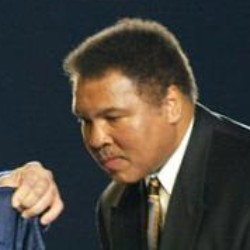
#> input picture dataset_svm/Ali/Muhammad_Ali_0001.jpg, 250 x 250 px; its folder holds only this picture in this run
$ python main_app.py
#> lines starting #> are read from the running program, lines starting #| are printed output that depends on the picture
# import paket yang diperlukan
import numpy, os
import cv2
import matplotlib.pyplot as plt

from io import BytesIO
from PIL import Image
from time import time
from IPython.display import display
from sklearn.metrics import classification_report
from sklearn.metrics import confusion_matrix
from sklearn.metrics import accuracy_score
from sklearn.metrics import roc_curve, auc
from sklearn.model_selection import train_test_split
from sklearn.model_selection import GridSearchCV
from sklearn.decomposition import PCA
from sklearn.svm import SVC

#Path to the root image directory containing sub-directories of images
path="dataset_svm/"

data_slice = [70,195,78,172] # [ ymin, ymax, xmin, xmax]
# to extract the ‘interesting’ part of the image files
# and avoid use statistical correlation from the background

# resize ratio to reduce sample dimention
resize_ratio = 2.5

h = int((data_slice[1] - data_slice[0])/resize_ratio) #ymax - ymin slice, Height of image in float
w = int((data_slice[3] - data_slice[2])/resize_ratio) #xmax - xmin slice, Width of image in float
# print("Image dimension after resize (h,w) :", h, w)

n_sample = 0 #Initial sample count
label_count = 0 #Initial label count
n_classes = 0 #Initial class count

#PCA Component
n_components = 8

#Flat image Feature Vector
X=[]
#Int array of Label Vector
Y=[]

target_names = [] #Array to store the names of the persons

for directory in os.listdir(path):
    for file in os.listdir(path+directory):
        img=cv2.imread(path+directory+"/"+file)[data_slice[0]:data_slice[1], data_slice[2]:data_slice[3]]
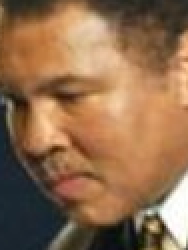
#> img: shape (125, 94, 3) (shown 2 times larger); mean B, G, R 77.4, 108.3, 144.1
        img=cv2.resize(img, (w,h))
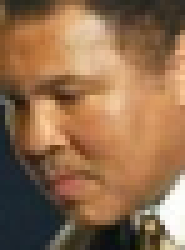
#> img: shape (50, 37, 3) (shown 5 times larger); mean B, G, R 77.4, 108.3, 144
        img=cv2.cvtColor(img, cv2.COLOR_BGR2GRAY)
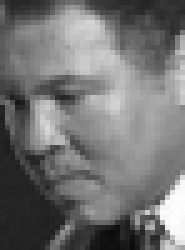
#> img: shape (50, 37) (shown 5 times larger); min 12, max 254, mean 115.4
        featurevector=numpy.array(img).flatten()
#> featurevector = 1850 values, max 254 at index 1478, min 12 at index 1724, mean 115.4
        X.append(featurevector)
        Y.append(label_count)
        n_sample = n_sample + 1
    target_names.append(directory)
    label_count=label_count+1
#> pass 2 of the loop `for directory in os.listdir(path):`:
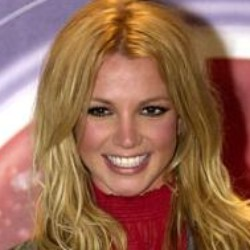
#> input picture dataset_svm/Britney/Britney_Spears_0001.jpg, 250 x 250 px
#> `img=cv2.imread(path+directory+"/"+file)[data_slice[0]:data_slice[1], d..`:
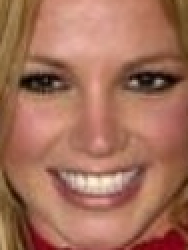
#> img: shape (125, 94, 3) (shown 2 times larger); mean B, G, R 90, 111.4, 164.5
#> `img=cv2.cvtColor(img, cv2.COLOR_BGR2GRAY)`:
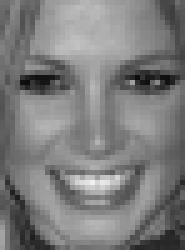
#> img: shape (50, 37) (shown 5 times larger); min 12, max 239, mean 124.8
#> featurevector = 1850 values, max 239 at index 1350, min 12 at index 582, mean 124.8

# print("Samples :", n_sample)
# print("Class :", target_names)
n_classes = len(target_names)

###############################################################################
# Split into a training set and a test set using a stratified k fold

# split into a training and teststing set
X_train, X_test, y_train, y_test = train_test_split(X, Y, test_size=0.25, random_state=42)
#> X_train = 1 item; X_test = 1 item; y_train = [0]; y_test = [1]

###############################################################################
# Compute a PCA (eigenfaces) on the face dataset (treated as unlabeled
# dataset): unsupervised feature extraction / dimensionality reduction

# print("\nExtracting the top %d eigenfaces from %d faces" % (n_components, len(X_train)))

t0 = time()
#> (the run stopped early here; a loop or call above may not have finished)
